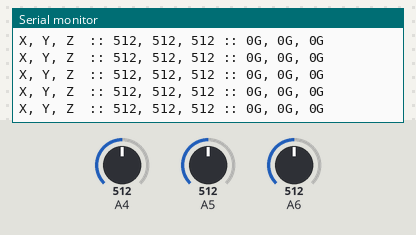
This sketch was run on a simulated Arduino Uno, built with avr-gcc and run on an emulated ATmega328P. Shown: the last lines printed to the serial monitor. Inputs (shaded band) come from the test bench; at power-on: A6 = 512, A4 = 512, A5 = 512.

Above: at 4.2 s.
4.3 s: A6 set to 11
At 4.53 s:
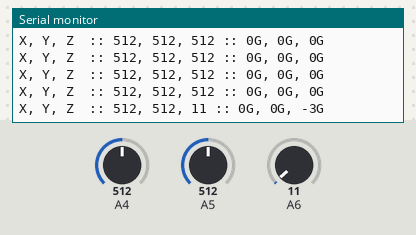
7.3 s: A6 set to 8
At 7.44 s:
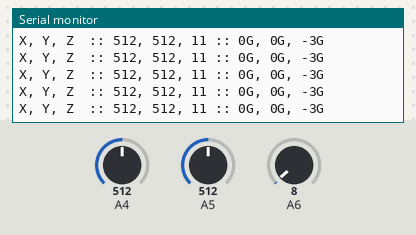
Timing chart, 0 to 10.3 s (numbered marks = the images above; inputs shaded):
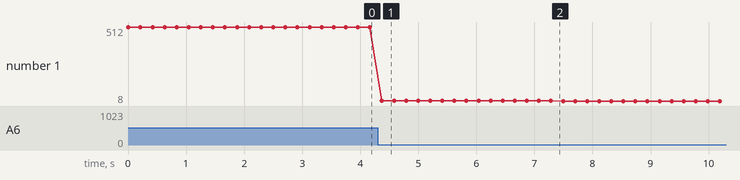

The sketch:

read-acceleration.ino
```cpp
const int xInput = 26;
const int yInput = 27;
const int zInput = 28;

// initialize minimum and maximum Raw Ranges for each axis
int RawMin = 0;
int RawMax = 1023;

// Take multiple samples to reduce noise
const int sampleSize = 10;

void setup()
{
	Serial.begin(9600);
}

void loop()
{
	//Read raw values
	int xRaw = ReadAxis(xInput);
	int yRaw = ReadAxis(yInput);
	int zRaw = ReadAxis(zInput);

	// Convert raw values to 'milli-Gs"
	long xScaled = map(xRaw, RawMin, RawMax, -3000, 3000);
	long yScaled = map(yRaw, RawMin, RawMax, -3000, 3000);
	long zScaled = map(zRaw, RawMin, RawMax, -3000, 3000);

	// re-scale to fractional Gs
	float xAccel = xScaled / 1000.0;
	float yAccel = yScaled / 1000.0;
	float zAccel = zScaled / 1000.0;

	Serial.print("X, Y, Z  :: ");
	Serial.print(xRaw);
	Serial.print(", ");
	Serial.print(yRaw);
	Serial.print(", ");
	Serial.print(zRaw);
	Serial.print(" :: ");
	Serial.print(xAccel,0);
	Serial.print("G, ");
	Serial.print(yAccel,0);
	Serial.print("G, ");
	Serial.print(zAccel,0);
	Serial.println("G");

	delay(200);
}

// Take samples and return the average
int ReadAxis(int axisPin)
{
	long reading = 0;
	analogRead(axisPin);
	delay(1);
	for (int i = 0; i < sampleSize; i++)
	{
	reading += analogRead(axisPin);
	}
	return reading/sampleSize;
}
```

Measured:
- after the input at 4.3 s, the serial monitor: prints a new line after 0.07 s (image 1)
- plotted number 1: 512 → 11 after the input at 4.3 s, 11 → 8 after the input at 7.3 s
